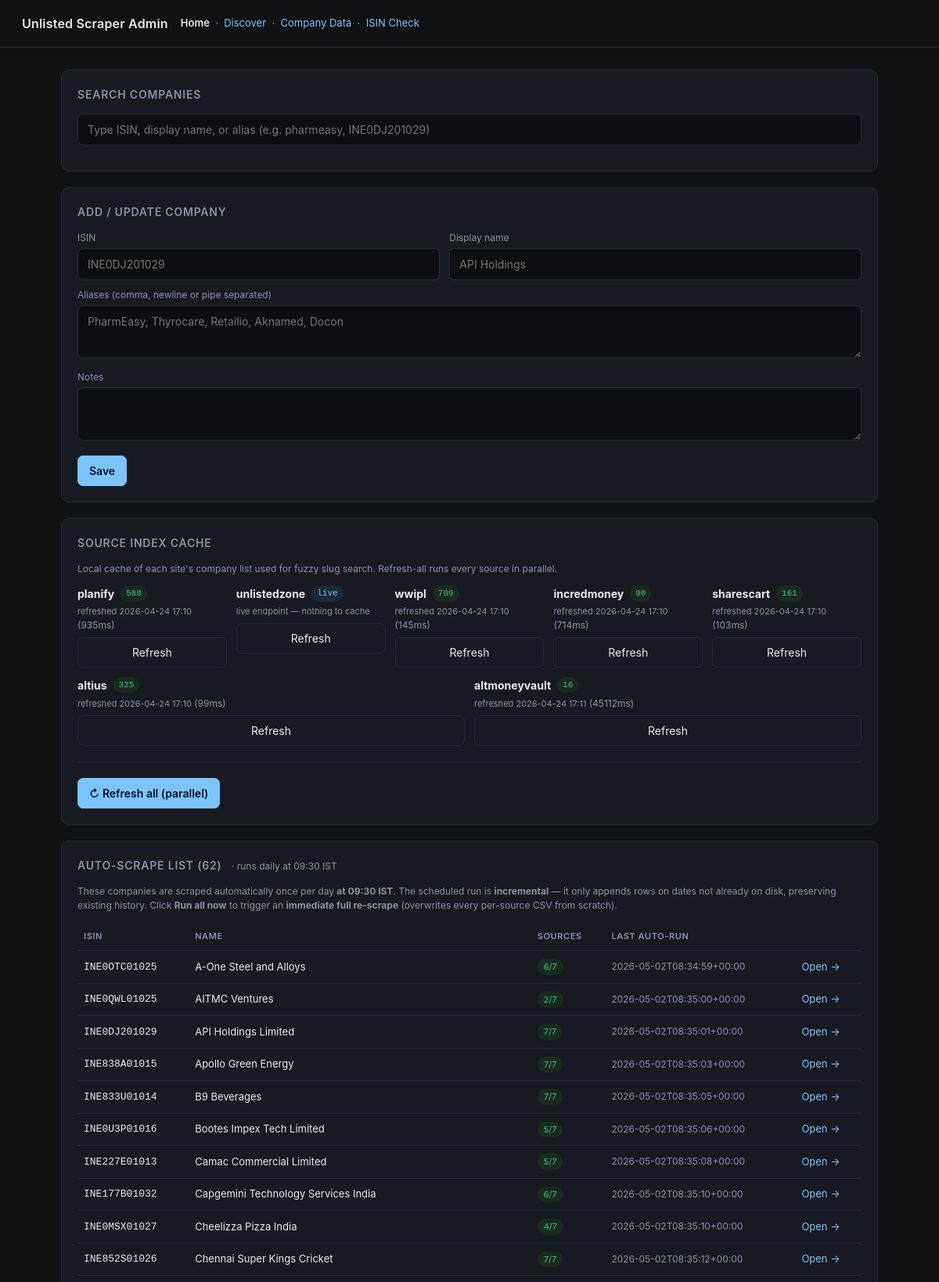
The page / (upper part) on the database its author committed.
### tables this page shows
CREATE TABLE source_index_meta (
            source          TEXT PRIMARY KEY,
            count           INTEGER NOT NULL DEFAULT 0,
            last_refreshed  TEXT,            -- ISO 8601 UTC
            last_duration_ms INTEGER,
            last_error      TEXT             -- NULL on success
        );

CREATE TABLE companies (
            isin          TEXT PRIMARY KEY,
            display_name  TEXT NOT NULL,
            notes         TEXT DEFAULT '',
            slugs_json    TEXT NOT NULL DEFAULT '{}',
            updated_at    TEXT NOT NULL DEFAULT (datetime('now'))
        , excluded_json TEXT NOT NULL DEFAULT '[]', auto_scrape INTEGER NOT NULL DEFAULT 0, auto_scrape_last_run TEXT, cin TEXT, rta TEXT, face_value TEXT, industry TEXT, listing_status TEXT, incorporated_on TEXT, registered_office TEXT, website TEXT, pan TEXT);

### admin.py (the view)
@app.route("/")
def home():
    companies = list_companies()
    auto_scrape_companies = [c for c in companies if c.get("auto_scrape")]
    counts, meta = index_counts()
    return render_template(
        "index.html",
        view="home",
        companies=companies,
        auto_scrape_companies=auto_scrape_companies,
        auto_scrape_time=f"{AUTO_SCRAPE_HOUR_IST:02d}:{AUTO_SCRAPE_MINUTE_IST:02d} IST",
        index_counts=counts,
        index_meta=meta,
        live_search=LIVE_SEARCH,
        sources=SOURCES,
        auto_sources=AUTO_SOURCES,
    )

### admin.py (called while the page is built, shortened)
def db():
    conn = sqlite3.connect(DB_PATH)
    conn.row_factory = sqlite3.Row
    conn.execute("PRAGMA foreign_keys = ON")
    return conn

def _scrape_status(isin):
    folder = scrape_prices._find_extracted_folder(isin.upper())
    status = {
        "combined_exists": False,
        "combined_rows": 0,
        "combined_name": None,
        "combined_mtime": None,
        "realtime_exists": False,
        "realtime_rows": 0,
        "realtime_name": None,
        "source_count": 0,
    }
    if folder is None or not folder.exists():
        return status

def index_counts():
    with db() as c:
        count_rows = c.execute(
            "SELECT source, COUNT(*) AS n FROM source_index GROUP BY source"
        ).fetchall()
        meta_rows = c.execute(
            "SELECT source, last_refreshed, last_duration_ms, last_error FROM source_index_meta"
        ).fetchall()
    counts = {r["source"]: r["n"] for r in count_rows}
    meta = {
        r["source"]: {
            "last_refreshed": r["last_refreshed"],
            "last_duration_ms": r["last_duration_ms"],
            "last_error": r["last_error"],
        }
        for r in meta_rows
    }
    return counts, meta

### scrape_prices.py (called while the page is built)
def _find_extracted_folder(isin: str) -> pathlib.Path | None:
    if not OUT.exists():
        return None
    candidates = []
    for p in OUT.iterdir():
        if not p.is_dir():
            continue
        if p.name == isin or p.name.startswith(f"{isin}_"):
            candidates.append(p)
    if not candidates:
        return None
    candidates.sort(key=lambda p: p.stat().st_mtime, reverse=True)
    return candidates[0]

### templates/index.html (shortened to what this page needs)
<!doctype html>
<html lang="en">
<head>
</head>
<body>
<header>
  <h1>Unlisted Scraper Admin</h1>
  <span class="crumbs">
    <a href="{{ url_for('home') }}"{% if view == 'home' %} style="font-weight:600;color:var(--text);"{% endif %}>Home</a>
    &nbsp;·&nbsp;
    <a href="{{ url_for('discover_page') }}"{% if view == 'discover' %} style="font-weight:600;color:var(--text);"{% endif %}>Discover</a>
    &nbsp;·&nbsp;
    <a href="{{ url_for('company_data_page') }}"{% if view == 'company_data' %} style="font-weight:600;color:var(--text);"{% endif %}>Company Data</a>
    &nbsp;·&nbsp;
    <a href="{{ url_for('isin_check_page') }}"{% if view == 'isin_check' %} style="font-weight:600;color:var(--text);"{% endif %}>ISIN Check</a>
  </span>
</header>
<main>
{% if view == 'home' %}
  <div class="panel">
    <h2>Search companies</h2>
    <input type="search" id="searchBox" placeholder="Type ISIN, display name, or alias (e.g. pharmeasy, INE0DJ201029)">
  </div>
  <div class="panel">
    <h2>Add / update company</h2>
    <form id="newCompanyForm">
      <div class="row">
        <div>
          <label>ISIN</label>
          <input type="text" name="isin" placeholder="INE0DJ201029" required>
        </div>
        <div style="flex:2">
          <label>Display name</label>
          <input type="text" name="display_name" placeholder="API Holdings" required>
        </div>
      </div>
      <div style="margin-top:10px;">
        <label>Aliases (comma, newline or pipe separated)</label>
        <textarea name="aliases" placeholder="PharmEasy, Thyrocare, Retailio, Aknamed, Docon"></textarea>
      </div>
      <div style="margin-top:10px;">
        <label>Notes</label>
        <textarea name="notes"></textarea>
      </div>
      <div style="margin-top:14px;">
        <button class="primary" type="submit">Save</button>
      </div>
    </form>
  </div>
  <div class="panel">
    <h2>Source index cache</h2>
    <p class="muted">Local cache of each site's company list used for fuzzy slug search. Refresh-all runs every source in parallel.</p>
    <div class="row">
      {% for src in sources %}
      {% set cnt = index_counts.get(src, 0) %}
      {% set meta = (index_meta or {}).get(src, {}) %}
      {% set is_live = src in (live_search or []) %}
      {% set has_error = meta.get('last_error') %}
      <div style="flex:1 1 180px;" data-source-card="{{ src }}">
        <div class="inline" style="justify-content:space-between;">
          <strong>{{ src }}</strong>
          {% if is_live %}
            <span class="idx-pill" style="background:#1a2a3a; color:#7cc4ff;" title="Live search — no local index needed">live</span>
          {% else %}
            <span class="idx-pill {% if has_error %}empty{% elif cnt %}ok{% else %}empty{% endif %}"
                  data-count-pill>{{ cnt }}</span>
          {% endif %}
        </div>
        <div class="muted" style="margin-top:4px; font-size:11px; min-height:16px;" data-last-refreshed>
          {% if is_live %}
            live endpoint — nothing to cache
          {% elif has_error %}
            <span style="color:var(--danger);" title="{{ meta.last_error }}">⚠ {{ meta.last_error|truncate(40, True) }}</span>
          {% elif meta.get('last_refreshed') %}
            refreshed {{ meta.last_refreshed[:16].replace('T',' ') }}
            {% if meta.get('last_duration_ms') %}<span class="muted">({{ meta.last_duration_ms }}ms)</span>{% endif %}
          {% else %}
            never refreshed
          {% endif %}
        </div>
        <button class="ghost" style="margin-top:6px; width:100%;" onclick="refreshIndex('{{ src }}', this)">Refresh</button>
      </div>
      {% endfor %}
    </div>
    <hr>
    <button class="primary" onclick="refreshAll(this)">↻ Refresh all (parallel)</button>
  </div>
  {% if auto_scrape_companies %}
  <div class="panel">
    <h2>
      Auto-scrape list ({{ auto_scrape_companies | length }})
      <span class="muted" style="font-weight:normal; text-transform:none; letter-spacing:0; margin-left:8px;">
        · runs daily at {{ auto_scrape_time }}
      </span>
    </h2>
    <p class="muted">
      These companies are scraped automatically once per day <strong>at {{ auto_scrape_time }}</strong>.
      The scheduled run is <strong>incremental</strong> — it only appends rows on dates
      not already on disk, preserving existing history. Click
      <strong>Run all now</strong> to trigger an <strong>immediate full re-scrape</strong>
      (overwrites every per-source CSV from scratch).
    </p>
    <table>
      <thead><tr><th>ISIN</th><th>Name</th><th>Sources</th><th>Last auto-run</th><th></th></tr></thead>
      <tbody>
      {% for c in auto_scrape_companies %}
      <tr>
        <td style="font-family:ui-monospace,monospace;">{{ c.isin }}</td>
        <td>{{ c.display_name }}</td>
        <td><span class="pill">{{ c.configured_sources }}/{{ sources|length }}</span></td>
        <td class="muted">{{ c.auto_scrape_last_run or '—' }}</td>
        <td><a href="{{ url_for('view_company', isin=c.isin) }}">Open →</a></td>
      </tr>
      {% endfor %}
      </tbody>
    </table>
  </div>
  {% endif %}
{% endif %}
</main>
</body>
</html>

### templates/index.html (style rules this page uses)
:root { --bg:#0f1115; --panel:#171a21; --border:#272b35; --muted:#8a93a6; --text:#e6e9ef; --accent:#7cc4ff; --accent2:#36c48d; --danger:#ff6b6b; }
* { box-sizing: border-box; }
body { margin:0; font:14px/1.5 -apple-system,BlinkMacSystemFont,"Segoe UI",sans-serif; background:var(--bg); color:var(--text); }
a { color:var(--accent); text-decoration:none; }
header { padding:18px 28px; border-bottom:1px solid var(--border); display:flex; align-items:center; gap:16px; }
header h1 { font-size:16px; margin:0; font-weight:600; letter-spacing:.2px; }
header .crumbs { color:var(--muted); font-size:13px; }
main { max-width:1100px; margin:28px auto; padding:0 28px; }
.panel { background:var(--panel); border:1px solid var(--border); border-radius:10px; padding:20px; margin-bottom:20px; }
.panel h2 { margin:0 0 14px; font-size:14px; text-transform:uppercase; letter-spacing:.8px; color:var(--muted); font-weight:600; }
label { display:block; font-size:12px; color:var(--muted); margin-bottom:4px; }
input[type=text], input[type=search], textarea { width:100%; padding:9px 12px; background:#0c0e13; color:var(--text); border:1px solid var(--border); border-radius:7px; font:inherit; }
textarea { min-height:68px; resize:vertical; }
button, .btn { padding:8px 14px; border-radius:7px; border:1px solid var(--border); background:#1f2430; color:var(--text); cursor:pointer; font:inherit; }
button.primary { background:var(--accent); color:#001022; border-color:var(--accent); font-weight:600; }
button.ghost { background:transparent; }
.row { display:flex; gap:12px; flex-wrap:wrap; }
.row > * { flex:1 1 200px; }
table { width:100%; border-collapse:collapse; }
th,td { text-align:left; padding:10px 8px; border-bottom:1px solid var(--border); font-size:13px; }
th { font-weight:600; color:var(--muted); font-size:11px; text-transform:uppercase; letter-spacing:.6px; }
.pill { display:inline-block; padding:2px 8px; border-radius:20px; background:#1b2a1f; color:var(--accent2); font-size:11px; margin-right:4px; }
.muted { color:var(--muted); font-size:12px; }
.inline { display:inline-flex; gap:8px; align-items:center; }
.idx-pill { display:inline-block; padding:2px 7px; border-radius:16px; background:#1a2330; color:var(--muted); font-size:11px; font-family:ui-monospace,monospace; }
.idx-pill.ok { background:#1b2a1f; color:var(--accent2); }
hr { border:none; border-top:1px solid var(--border); margin:20px 0; }

### rows shown on the page
source_index_meta: source "planify", count "580", last_refreshed "2026-04-24 17:10", last_duration_ms "935"
source_index_meta: source "unlistedzone", shows "live", shows "live endpoint — nothing to cache"
source_index_meta: source "wwipl", count "709", last_refreshed "2026-04-24 17:10", last_duration_ms "145"
source_index_meta: source "incredmoney", count "90", last_refreshed "2026-04-24 17:10", last_duration_ms "714"
source_index_meta: source "sharescart", count "161", last_refreshed "2026-04-24 17:10", last_duration_ms "103"
source_index_meta: source "altius", count "325", last_refreshed "2026-04-24 17:10", last_duration_ms "99"
source_index_meta: source "altmoneyvault", count "16", last_refreshed "2026-04-24 17:11", last_duration_ms "45112"
companies: isin "INE0OTC01025", display_name "A-One Steel and Alloys", configured_sources "6", sources "7", auto_scrape_last_run "2026-05-02T08:34:59+00:00"
companies: isin "INE0QWL01025", display_name "AITMC Ventures", configured_sources "2", sources "7", auto_scrape_last_run "2026-05-02T08:35:00+00:00"
companies: isin "INE0DJ201029", display_name "API Holdings Limited", configured_sources "7", sources "7", auto_scrape_last_run "2026-05-02T08:35:01+00:00"
companies: isin "INE838A01015", display_name "Apollo Green Energy", configured_sources "7", sources "7", auto_scrape_last_run "2026-05-02T08:35:03+00:00"
companies: isin "INE833U01014", display_name "B9 Beverages", configured_sources "7", sources "7", auto_scrape_last_run "2026-05-02T08:35:05+00:00"
companies: isin "INE0U3P01016", display_name "Bootes Impex Tech Limited", configured_sources "5", sources "7", auto_scrape_last_run "2026-05-02T08:35:06+00:00"
companies: isin "INE227E01013", display_name "Camac Commercial Limited", configured_sources "5", sources "7", auto_scrape_last_run "2026-05-02T08:35:08+00:00"
companies: isin "INE177B01032", display_name "Capgemini Technology Services India", configured_sources "6", sources "7", auto_scrape_last_run "2026-05-02T08:35:10+00:00"
companies: isin "INE0MSX01027", display_name "Cheelizza Pizza India", configured_sources "4", sources "7", auto_scrape_last_run "2026-05-02T08:35:10+00:00"
companies: isin "INE852S01026", display_name "Chennai Super Kings Cricket", configured_sources "7", sources "7", auto_scrape_last_run "2026-05-02T08:35:12+00:00"

### other values the page prints
{{ auto_scrape_companies | length }} "62"
{{ auto_scrape_time }} "09:30 IST"
